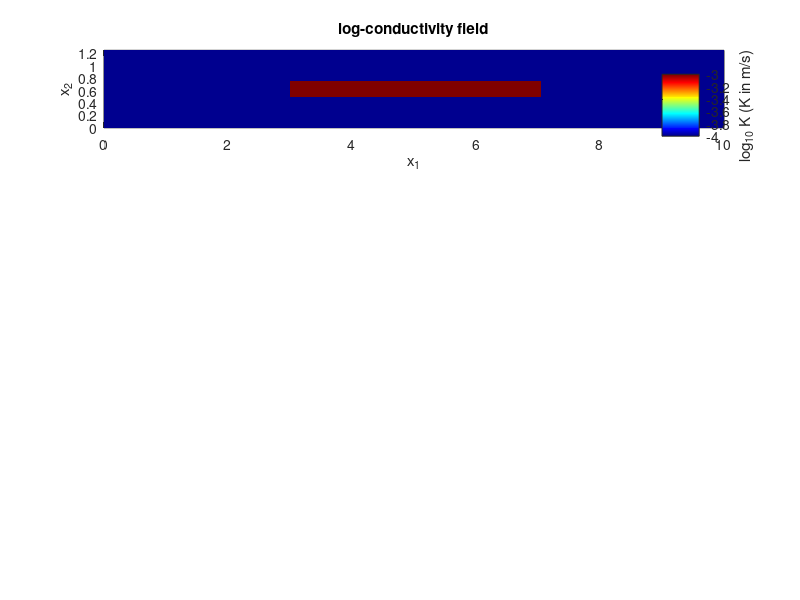

This chart was generated by the following MATLAB code: (Note: this script raises an error after producing the figure.)
% MATLAB script transverse_mix_plume_instant.m
%
% This script computes 2-D fields of heads and
% stream function values, constructs streamline-oriented grids,
% computes steady-state concentrations, and concentrations of
% reactive compounds undergoing an instantaneous reaction
%
% written by 
%
% Olaf A. Cirpka
%
% University of Tuebingen
% Center for Applied Geoscience
% Hoelderlinstr. 12
% 72074 Tuebingen
% Germany
% Olaf.Cirpka@uni-tuebingen.de
%
% September 19, 2013
%
%

clear all,close all,clc
% ============== BEGIN INPUT BLOCK ================================================
% number of elements per direction
nx = [200,100];
% grid spacing
dx = [.05,.0125];
% number of stream tubes
ntube = 100;
% number of sections per stream tube
nsec =  200;
% hydraulic conductivity of the matrix
K1 = 1e-4;
% hydraulic conductivity of the inclusion
K2 = 1e-3;
% variance of log-conductivity
varY=2;
% head difference
phiin = nx(1)*dx(1)*0.01;
% transport parameter
poros = 0.3;
al    = 0.01;
at    = 0.001;
Dp    = 1e-9;

% ============== END INPUT BLOCK ==================================================

% Generate the field
% Spatial coordinates
[X,Y]=meshgrid([0:nx(1)]*dx(1),[0:nx(2)]*dx(2));
% conductivity of the matrix
K=ones(nx(2),nx(1))*K1;
% conductivity of the inclusion
K(floor(nx(2)*.4+1):floor(nx(2)*.6+1),floor(nx(1)*.3+1):floor(nx(1)*.7+1))=K2;

% Output
figure(1)
colormap('jet')
set(gcf,'outerposition',get(0,'screensize'))
subplot(3,1,1)
pcolor(X,Y,log10([K K(:,1);K(1,:) K(1,1)]));
shading flat;
xlim([0,nx(1)*dx(1)]);
ylim([0,nx(2)*dx(2)]);
box on;
daspect([1 1 1]);
xlabel('x_1');ylabel('x_2');
cb=colorbar;
ylabel(cb,'log_{10} K (K in m/s)')
title('log-conductivity field')
set(gca,'outerposition',[0 2/3+0.025 1 1/3-0.025])
drawnow;
% ============== END FIELD GENERATION BLOCK =======================================

% ============== BEGIN HEAD CALCULATION ===========================================
% stiffness matrix of a single element
disp([datestr(clock) ': Set up System of Equations for Head']);
M_h_el = calc_h_stiff_el(dx(2),dx(1));
% stiffness matrix of entire system
M      = sparprep(K,M_h_el);
% number of nodes
nnod = prod(nx+1);
% righthand side vector
r = zeros(nnod,1);
% in- and outflow nodes
innod  = [1:nx(2)+1];
outnod = innod + nx(1)*(nx(2)+1);
% set Dirichlet boundary condition
[Mmod,rmod]=gwdiri(M,r,[innod outnod],[phiin*ones(1,nx(2)+1) zeros(1,nx(2)+1)]);

% LU decomposition
% disp([datestr(clock) ': Incomplete LU decomposition']);
% [L,U] = ilu(Mmod);
disp([datestr(clock) ': Solve for Head']);
% h     = bicgstab(Mmod,rmod,1e-12,10*nnod,L,U);
h     = Mmod\rmod;
% remove roundoff errors of inflow and outflow nodes
h(innod)=phiin;
h(outnod)=0;

Qin = sum(M(innod,:)*h);
disp([datestr(clock) sprintf(': Qin = %g m2/s',Qin)]);
% ============== END HEAD CALCULATION =============================================

% ============== BEGIN STREAM FUNCTION CALCULATION ================================
% stiffness matrix of entire system
disp([datestr(clock) ': Set up System of Equations for Stream Function']);
M    = sparprep(K.^-1,M_h_el);

% righthand side vector
r = zeros(nnod,1);
% in- and outflow nodes
botnod = [1:nx(2)+1:nnod];
topnod = botnod + nx(2);
% boundary condition
[Mmod,rmod]=gwdiri(M,r,[botnod topnod],[zeros(1,nx(1)+1) Qin*ones(1,nx(1)+1)]);

% LU decomposition
% disp([datestr(clock) ': Incomplete LU decomposition']);
% [L,U] = ilu(Mmod);
disp([datestr(clock) ': Solve for Stream Function']);
%psi   = bicgstab(Mmod,rmod,1e-12,10*nnod,L,U);
psi   = Mmod\rmod;
% remove roundoff errors of bottom and top nodes
psi(topnod)=Qin;
psi(botnod)=0;

% ============== END STREAM FUNCTION CALCULATION ==================================
subplot(3,1,2)
h=reshape(h,nx(2)+1,nx(1)+1);
psi=reshape(psi,nx(2)+1,nx(1)+1);
contour(X,Y,psi,[1:49]/50*Qin,'k');
hold on
contour(X,Y,h,100);
hold off
box on;
daspect([1 1 1]);
xlabel('x_1');ylabel('x_2');
caxis([0 phiin]);
colorbar;
title('flow net')
set(gca,'outerposition',[0 1/3+0.025 1 1/3-0.025])
drawnow

% ============== BEGIN GRID CONSTRUCTION ==========================================
disp([datestr(clock) ': Construction of Streamline-Oriented Grid']);
[net,doagain] = slgrid(ntube,nsec,nx,dx,X,Y,psi,h,phiin,Qin);

if doagain
   error('could not construct the streamline-oriented grid')
end
% ============== END GRID CONSTRUCTION ============================================

% ============== BEGIN TRANSPORT PREPARATION ======================================
nnet = ntube*nsec; % number of cells in the net

% streamline oriented grid 2: storage matrix
disp([datestr(clock) ': Evaluate Volume of Streamline-Oriented Elements']);
[area,porarea]=cellarea(net,ntube,nsec,poros);
Mstore = spdiags(porarea,0,nnet,nnet);

% streamline oriented grid 3: mobility matrix
disp([datestr(clock) ': Evaluate Mobility Matrix']);
Mmob = mob_mat(ntube,nsec,Qin,net,al,at,Dp,porarea./area,1);
% ============== END TRANSPORT PREPARATION ========================================
 
% ============== CALCULATE MIXING RATIO ===========================================
% specific discharge per stream tube
invec = zeros(nnet,1);
invec(1:ntube)=Qin/ntube;

is_in = zeros(nnet,1);
is_in(floor(ntube/2+1)+[-15:15])=1;

rmod=invec.*is_in;

% LU decomposition
% disp([datestr(clock) ': Incomplete LU decomposition']);
% [L,U] = ilu(Mmob);
disp([datestr(clock) ': Solve for Mixing Ratio']);
% mixratio   = reshape(bicgstab(Mmob,rmod,1e-12,10*nnod,L,U),ntube,nsec);
mixratio   = reshape(Mmob\rmod,ntube,nsec);

% plotting
subplot(3,1,3)
pcolor(net.x,net.y,[mixratio mixratio(:,end);mixratio(end,:) mixratio(end,end)]);
shading flat;
caxis([0 1])
daspect([1 1 1]);
xlabel('x_1 [m]');ylabel('x_2 [m]');
colorbar;
title('mixing ratio')
set(gca,'outerposition',[0 0+0.025 1 1/3-0.025])
drawnow;

% ============== ANALYZE MIXING RATIO =============================================
% width
delta_y_net=0.5*(net.y(2:end,1:end-1)-net.y(1:end-1,1:end-1) + ...
                 net.y(2:end,2:end  )-net.y(1:end-1,2:end  ));
% center point of the cell
ycen=0.25*(net.y(1:end-1,1:end-1)+net.y(2:end ,1:end-1)+...
           net.y(1:end-1,2:end  )+net.y(2:end ,2:end  ));
% stream-function value in the center
psicen=[.5:ntube]'*ones(1,nsec)*Qin/ntube;
% normal transverse moments
m0 =sum(mixratio.*delta_y_net);
m1 =sum(mixratio.*ycen.*delta_y_net)./m0;
m2c=sum(mixratio.*(ycen-ones(ntube,1)*m1).^2.*delta_y_net)./m0;
% flux-weighted transverse moments
m0psi =sum(mixratio)*Qin/ntube;
m1psi =sum(mixratio.*psicen)./m0psi*Qin/ntube;
m2cpsi=sum(mixratio.*(psicen-ones(ntube,1)*m1psi).^2)./m0psi*Qin/ntube;
% flux related dilution index
pQ     = mixratio./(ones(ntube,1)*mean(mixratio)*Qin);
pQlnpQ = pQ.*log(pQ); pQlnpQ(pQ<1e-30)=0;
dilind = exp(-Qin*mean(pQlnpQ));

figure(2)
colormap('jet')
phi_line=0.5*(mean(net.phi(:,1:end-1))+mean(net.phi(:,2:end)));
subplot(3,1,1)
AX=plotyy(phi_line,m1,phi_line,sqrt(m2c));
set(AX,'xdir','reverse');
xlabel('h [m]')
ylabel(AX(1),'y_{cen} [m]')
ylabel(AX(2),'w_y [m]')
legend('center position','spread')
title('transverse spatial moments of mixing ratio')
subplot(3,1,2)
AX=plotyy(phi_line,m1psi,phi_line,sqrt(m2cpsi));
set(AX,'xdir','reverse');
xlabel('h [m]')
ylabel(AX(1),'\psi_{cen} [m^2/s]')
ylabel(AX(2),'w_\psi [m^2/s]')
legend('center position','spread')
title('flux-related transverse spatial moments of mixing ratio')
subplot(3,1,3)
plot(phi_line,sqrt(m2cpsi),phi_line,dilind);
set(gca,'xdir','reverse');
xlabel('h [m]')
ylabel('\psi_{cen} [m^2/s]')
ylabel('w_\psi [m^2/s]')
legend('spread based on moment','dilution index')
title('flux-related measure of plume width')


% ============== REACTIVE-SPECIES CONCENTRATIONS BY POSTPROCESSING ================
% compute concentrations for the limiting case of an instantaneous
% reaction
c1inst=2*mixratio-1;
c1inst(mixratio<0.5)=0;

c2inst=1-2*mixratio;
c2inst(mixratio>0.5)=0;

c3inst=1-mixratio;
c3inst(mixratio<0.5)=mixratio(mixratio<0.5);

figure(3)
colormap('jet')
set(gcf,'name','Concentration Distribution');
subplot(3,1,1)
pcolor(net.x,net.y,[c1inst c1inst(:,end);c1inst(end,:) c1inst(end,end)]);
shading flat;
set(gca,'dataaspectratio',[1 1 1]);
title('Compound A');
xlabel('x_1 [m]');ylabel('x_2 [m]');
cb1=colorbar;
ax1=gca;
subplot(3,1,2)
pcolor(net.x,net.y,[c2inst c2inst(:,end);c2inst(end,:) c2inst(end,end)]);
shading flat;
set(gca,'dataaspectratio',[1 1 1]);
title('Compound B');
xlabel('x_1 [m]');ylabel('x_2 [m]');
cb2=colorbar;
ax2=gca;
subplot(3,1,3)
pcolor(net.x,net.y,[c3inst c3inst(:,end);c3inst(end,:) c3inst(end,end)]);
shading flat;
set(gca,'dataaspectratio',[1 1 1]);
title('Product C');
xlabel('x_1 [m]');ylabel('x_2 [m]');
cb3=colorbar;
ax3=gca;

set(ax1,'position',[0.1  2/3+0.075 0.7  0.2]);
set(cb1,'position',[0.85 2/3+0.075 0.05 0.2]);
set(ax2,'position',[0.1  1/3+0.075 0.7  0.2]);
set(cb2,'position',[0.85 1/3+0.075 0.05 0.2]);
set(ax3,'position',[0.1      0.075 0.7  0.2]);
set(cb3,'position',[0.85     0.075 0.05 0.2]);

figure(4)
colormap('jet')
AX=plotyy(phi_line,dilind,phi_line,mean(c3inst)*Qin);
set(AX,'xdir','reverse','ytickmode','auto');
set(AX(1),'ygrid','on');
xlabel('h [m]')
ylabel(AX(1),'E_Q [m^2/s]')
ylabel(AX(2),'F_C [mol/s/m]')
legend('dilution index','mass flux of product')
title('dilution index and total mass flux of product')
